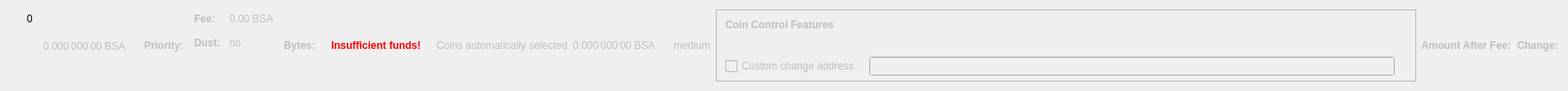
    <widget class="QWidget" name="dummyHideWidget" native="true">
     <property name="maximumSize">
      <size>
       <width>100</width>
       <height>22</height>
      </size>
     </property>
     <layout class="QHBoxLayout" name="dummyHideLayout">
      <item>
       <layout class="QFormLayout" name="formLayoutCoinControl1">
        <property name="horizontalSpacing">
         <number>10</number>
        </property>
        <property name="verticalSpacing">
         <number>14</number>
        </property>
        <property name="leftMargin">
         <number>10</number>
        </property>
        <property name="topMargin">
         <number>4</number>
        </property>
        <property name="rightMargin">
         <number>6</number>
        </property>
        <item row="0" column="1">
         <widget class="QLabel" name="labelCoinControlBytes">
          <property name="cursor">
           <cursorShape>IBeamCursor</cursorShape>
          </property>
          <property name="contextMenuPolicy">
           <enum>Qt::ActionsContextMenu</enum>
          </property>
          <property name="text">
           <string notr="true">0</string>
          </property>
          <property name="textInteractionFlags">
           <set>Qt::LinksAccessibleByMouse|Qt::TextSelectableByKeyboard|Qt::TextSelectableByMouse</set>
          </property>
         </widget>
        </item>
       </layout>
      </item>
      <item>
       <widget class="QLabel" name="labelCoinControlAfterFee">
        <property name="enabled">
         <bool>false</bool>
        </property>
        <property name="sizePolicy">
         <sizepolicy hsizetype="Fixed" vsizetype="Fixed">
          <horstretch>0</horstretch>
          <verstretch>0</verstretch>
         </sizepolicy>
        </property>
        <property name="minimumSize">
         <size>
          <width>111</width>
          <height>12</height>
         </size>
        </property>
        <property name="maximumSize">
         <size>
          <width>111</width>
          <height>12</height>
         </size>
        </property>
        <property name="cursor">
         <cursorShape>IBeamCursor</cursorShape>
        </property>
        <property name="contextMenuPolicy">
         <enum>Qt::ActionsContextMenu</enum>
        </property>
        <property name="text">
         <string notr="true">0.000 000 00 BSA</string>
        </property>
        <property name="textInteractionFlags">
         <set>Qt::LinksAccessibleByMouse|Qt::TextSelectableByKeyboard|Qt::TextSelectableByMouse</set>
        </property>
       </widget>
      </item>
      <item>
       <widget class="QLabel" name="labelCoinControlPriorityText">
        <property name="enabled">
         <bool>false</bool>
        </property>
        <property name="font">
         <font>
          <weight>75</weight>
          <bold>true</bold>
         </font>
        </property>
        <property name="text">
         <string>Priority:</string>
        </property>
       </widget>
      </item>
      <item>
       <layout class="QHBoxLayout" name="horizontalLayout"/>
      </item>
      <item>
       <layout class="QFormLayout" name="formLayoutCoinControl3">
        <property name="horizontalSpacing">
         <number>10</number>
        </property>
        <property name="verticalSpacing">
         <number>14</number>
        </property>
        <property name="leftMargin">
         <number>6</number>
        </property>
        <property name="topMargin">
         <number>4</number>
        </property>
        <property name="rightMargin">
         <number>6</number>
        </property>
        <item row="0" column="0">
         <widget class="QLabel" name="labelCoinControlFeeText">
          <property name="enabled">
           <bool>false</bool>
          </property>
          <property name="font">
           <font>
            <weight>75</weight>
            <bold>true</bold>
           </font>
          </property>
          <property name="text">
           <string>Fee:</string>
          </property>
          <property name="margin">
           <number>0</number>
          </property>
         </widget>
        </item>
        <item row="0" column="1">
         <widget class="QLabel" name="labelCoinControlFee">
          <property name="enabled">
           <bool>false</bool>
          </property>
          <property name="cursor">
           <cursorShape>IBeamCursor</cursorShape>
          </property>
          <property name="contextMenuPolicy">
           <enum>Qt::ActionsContextMenu</enum>
          </property>
          <property name="text">
           <string notr="true">0.00 BSA</string>
          </property>
          <property name="textInteractionFlags">
           <set>Qt::LinksAccessibleByMouse|Qt::TextSelectableByKeyboard|Qt::TextSelectableByMouse</set>
          </property>
         </widget>
        </item>
        <item row="1" column="0">
         <widget class="QLabel" name="labelCoinControlLowOutputText">
          <property name="enabled">
           <bool>false</bool>
          </property>
          <property name="font">
           <font>
            <weight>75</weight>
            <bold>true</bold>
           </font>
          </property>
          <property name="text">
           <string>Dust:</string>
          </property>
         </widget>
        </item>
        <item row="1" column="1">
         <widget class="QLabel" name="labelCoinControlLowOutput">
          <property name="enabled">
           <bool>false</bool>
          </property>
          <property name="cursor">
           <cursorShape>IBeamCursor</cursorShape>
          </property>
          <property name="contextMenuPolicy">
           <enum>Qt::ActionsContextMenu</enum>
          </property>
          <property name="text">
           <string>no</string>
          </property>
          <property name="textInteractionFlags">
           <set>Qt::LinksAccessibleByMouse|Qt::TextSelectableByKeyboard|Qt::TextSelectableByMouse</set>
          </property>
         </widget>
        </item>
       </layout>
      </item>
      <item>
       <widget class="QLabel" name="labelCoinControlBytesText">
        <property name="enabled">
         <bool>false</bool>
        </property>
        <property name="font">
         <font>
          <weight>75</weight>
          <bold>true</bold>
         </font>
        </property>
        <property name="text">
         <string>Bytes:</string>
        </property>
       </widget>
      </item>
      <item>
       <layout class="QFormLayout" name="formLayoutCoinControl2">
        <property name="horizontalSpacing">
         <number>10</number>
        </property>
        <property name="verticalSpacing">
         <number>14</number>
        </property>
        <property name="leftMargin">
         <number>6</number>
        </property>
        <property name="topMargin">
         <number>4</number>
        </property>
        <property name="rightMargin">
         <number>6</number>
        </property>
       </layout>
      </item>
      <item>
       <layout class="QHBoxLayout" name="horizontalLayoutCoinControl2">
        <property name="spacing">
         <number>8</number>
        </property>
        <property name="bottomMargin">
         <number>10</number>
        </property>
       </layout>
      </item>
      <item>
       <widget class="QLabel" name="labelCoinControlInsuffFunds">
        <property name="enabled">
         <bool>false</bool>
        </property>
        <property name="minimumSize">
         <size>
          <width>0</width>
          <height>0</height>
         </size>
        </property>
        <property name="font">
         <font>
          <weight>75</weight>
          <bold>true</bold>
         </font>
        </property>
        <property name="styleSheet">
         <string notr="true">color:red;font-weight:bold;</string>
        </property>
        <property name="text">
         <string>Insufficient funds!</string>
        </property>
        <property name="margin">
         <number>5</number>
        </property>
       </widget>
      </item>
      <item>
       <layout class="QFormLayout" name="formLayoutCoinControl4">
        <property name="horizontalSpacing">
         <number>10</number>
        </property>
        <property name="verticalSpacing">
         <number>14</number>
        </property>
        <property name="leftMargin">
         <number>6</number>
        </property>
        <property name="topMargin">
         <number>4</number>
        </property>
        <property name="rightMargin">
         <number>6</number>
        </property>
       </layout>
      </item>
      <item>
       <widget class="QLabel" name="labelCoinControlAutomaticallySelected">
        <property name="enabled">
         <bool>false</bool>
        </property>
        <property name="sizePolicy">
         <sizepolicy hsizetype="Fixed" vsizetype="Fixed">
          <horstretch>0</horstretch>
          <verstretch>0</verstretch>
         </sizepolicy>
        </property>
        <property name="minimumSize">
         <size>
          <width>0</width>
          <height>0</height>
         </size>
        </property>
        <property name="maximumSize">
         <size>
          <width>240</width>
          <height>16777215</height>
         </size>
        </property>
        <property name="text">
         <string>Coins automatically selected</string>
        </property>
        <property name="margin">
         <number>5</number>
        </property>
       </widget>
      </item>
      <item>
       <widget class="QLabel" name="labelCoinControlChange">
        <property name="enabled">
         <bool>false</bool>
        </property>
        <property name="sizePolicy">
         <sizepolicy hsizetype="Fixed" vsizetype="Fixed">
          <horstretch>0</horstretch>
          <verstretch>0</verstretch>
         </sizepolicy>
        </property>
        <property name="minimumSize">
         <size>
          <width>111</width>
          <height>0</height>
         </size>
        </property>
        <property name="maximumSize">
         <size>
          <width>111</width>
          <height>16777215</height>
         </size>
        </property>
        <property name="cursor">
         <cursorShape>IBeamCursor</cursorShape>
        </property>
        <property name="contextMenuPolicy">
         <enum>Qt::ActionsContextMenu</enum>
        </property>
        <property name="text">
         <string notr="true">0.000 000 00 BSA</string>
        </property>
        <property name="textInteractionFlags">
         <set>Qt::LinksAccessibleByMouse|Qt::TextSelectableByKeyboard|Qt::TextSelectableByMouse</set>
        </property>
       </widget>
      </item>
      <item>
       <widget class="QLabel" name="labelCoinControlPriority">
        <property name="enabled">
         <bool>false</bool>
        </property>
        <property name="cursor">
         <cursorShape>IBeamCursor</cursorShape>
        </property>
        <property name="contextMenuPolicy">
         <enum>Qt::ActionsContextMenu</enum>
        </property>
        <property name="text">
         <string>medium</string>
        </property>
        <property name="textInteractionFlags">
         <set>Qt::LinksAccessibleByMouse|Qt::TextSelectableByKeyboard|Qt::TextSelectableByMouse</set>
        </property>
       </widget>
      </item>
      <item>
       <widget class="QFrame" name="frameCoinControl">
        <property name="sizePolicy">
         <sizepolicy hsizetype="Expanding" vsizetype="Expanding">
          <horstretch>0</horstretch>
          <verstretch>0</verstretch>
         </sizepolicy>
        </property>
        <property name="maximumSize">
         <size>
          <width>16777215</width>
          <height>16777215</height>
         </size>
        </property>
        <property name="frameShape">
         <enum>QFrame::StyledPanel</enum>
        </property>
        <property name="frameShadow">
         <enum>QFrame::Sunken</enum>
        </property>
        <layout class="QVBoxLayout" name="verticalLayoutCoinControl2_2">
         <property name="spacing">
          <number>0</number>
         </property>
         <property name="leftMargin">
          <number>0</number>
         </property>
         <property name="topMargin">
          <number>0</number>
         </property>
         <property name="rightMargin">
          <number>0</number>
         </property>
         <property name="bottomMargin">
          <number>6</number>
         </property>
         <item>
          <layout class="QVBoxLayout" name="verticalLayoutCoinControl" stretch="0,0,0,1">
           <property name="spacing">
            <number>0</number>
           </property>
           <property name="leftMargin">
            <number>10</number>
           </property>
           <property name="topMargin">
            <number>10</number>
           </property>
           <item>
            <layout class="QHBoxLayout" name="horizontalLayoutCoinControl1">
             <property name="bottomMargin">
              <number>15</number>
             </property>
             <item>
              <widget class="QLabel" name="labelCoinControlFeatures">
               <property name="enabled">
                <bool>false</bool>
               </property>
               <property name="sizePolicy">
                <sizepolicy hsizetype="Preferred" vsizetype="Maximum">
                 <horstretch>0</horstretch>
                 <verstretch>0</verstretch>
                </sizepolicy>
               </property>
               <property name="font">
                <font>
                 <weight>75</weight>
                 <bold>true</bold>
                </font>
               </property>
               <property name="styleSheet">
                <string notr="true">font-weight:bold;</string>
               </property>
               <property name="text">
                <string>Coin Control Features</string>
               </property>
              </widget>
             </item>
            </layout>
           </item>
           <item>
            <widget class="QWidget" name="widgetCoinControl" native="true">
             <property name="sizePolicy">
              <sizepolicy hsizetype="Preferred" vsizetype="Preferred">
               <horstretch>0</horstretch>
               <verstretch>0</verstretch>
              </sizepolicy>
             </property>
             <property name="minimumSize">
              <size>
               <width>0</width>
               <height>0</height>
              </size>
             </property>
             <property name="styleSheet">
              <string notr="true"/>
             </property>
             <layout class="QHBoxLayout" name="horizontalLayoutCoinControl5_2">
              <property name="leftMargin">
               <number>0</number>
              </property>
              <property name="topMargin">
               <number>0</number>
              </property>
              <property name="rightMargin">
               <number>0</number>
              </property>
              <property name="bottomMargin">
               <number>0</number>
              </property>
              <item>
               <layout class="QHBoxLayout" name="horizontalLayoutCoinControl3">
                <property name="spacing">
                 <number>20</number>
                </property>
                <property name="topMargin">
                 <number>0</number>
                </property>
                <property name="bottomMargin">
                 <number>10</number>
                </property>
               </layout>
              </item>
             </layout>
            </widget>
           </item>
           <item>
            <layout class="QHBoxLayout" name="horizontalLayoutCoinControl4" stretch="0,0,0">
             <property name="spacing">
              <number>12</number>
             </property>
             <property name="sizeConstraint">
              <enum>QLayout::SetDefaultConstraint</enum>
             </property>
             <property name="topMargin">
              <number>5</number>
             </property>
             <property name="rightMargin">
              <number>5</number>
             </property>
             <item>
              <widget class="QCheckBox" name="checkBoxCoinControlChange">
               <property name="enabled">
                <bool>false</bool>
               </property>
               <property name="toolTip">
                <string>If this is activated, but the change address is empty or invalid, change will be sent to a newly generated address.</string>
               </property>
               <property name="text">
                <string>Custom change address</string>
               </property>
              </widget>
             </item>
             <item>
              <widget class="QValidatedLineEdit" name="lineEditCoinControlChange">
               <property name="enabled">
                <bool>false</bool>
               </property>
               <property name="sizePolicy">
                <sizepolicy hsizetype="Expanding" vsizetype="Fixed">
                 <horstretch>0</horstretch>
                 <verstretch>0</verstretch>
                </sizepolicy>
               </property>
              </widget>
             </item>
             <item>
              <widget class="QLabel" name="labelCoinControlChangeLabel_2">
               <property name="sizePolicy">
                <sizepolicy hsizetype="Preferred" vsizetype="Expanding">
                 <horstretch>0</horstretch>
                 <verstretch>0</verstretch>
                </sizepolicy>
               </property>
               <property name="minimumSize">
                <size>
                 <width>0</width>
                 <height>0</height>
                </size>
               </property>
               <property name="text">
                <string/>
               </property>
               <property name="margin">
                <number>3</number>
               </property>
              </widget>
             </item>
            </layout>
           </item>
           <item>
            <spacer name="verticalSpacerCoinControl">
             <property name="orientation">
              <enum>Qt::Vertical</enum>
             </property>
             <property name="sizeHint" stdset="0">
              <size>
               <width>800</width>
               <height>1</height>
              </size>
             </property>
            </spacer>
           </item>
          </layout>
         </item>
        </layout>
       </widget>
      </item>
      <item>
       <widget class="QLabel" name="labelCoinControlAfterFeeText">
        <property name="enabled">
         <bool>false</bool>
        </property>
        <property name="minimumSize">
         <size>
          <width>0</width>
          <height>0</height>
         </size>
        </property>
        <property name="maximumSize">
         <size>
          <width>16777215</width>
          <height>16777215</height>
         </size>
        </property>
        <property name="font">
         <font>
          <weight>75</weight>
          <bold>true</bold>
         </font>
        </property>
        <property name="text">
         <string>Amount After Fee:</string>
        </property>
        <property name="alignment">
         <set>Qt::AlignLeading|Qt::AlignLeft|Qt::AlignVCenter</set>
        </property>
        <property name="margin">
         <number>0</number>
        </property>
       </widget>
      </item>
      <item>
       <widget class="QLabel" name="labelCoinControlChangeText">
        <property name="enabled">
         <bool>false</bool>
        </property>
        <property name="sizePolicy">
         <sizepolicy hsizetype="Preferred" vsizetype="Preferred">
          <horstretch>0</horstretch>
          <verstretch>0</verstretch>
         </sizepolicy>
        </property>
        <property name="minimumSize">
         <size>
          <width>0</width>
          <height>0</height>
         </size>
        </property>
        <property name="maximumSize">
         <size>
          <width>16777215</width>
          <height>16777215</height>
         </size>
        </property>
        <property name="font">
         <font>
          <weight>75</weight>
          <bold>true</bold>
         </font>
        </property>
        <property name="text">
         <string>Change:</string>
        </property>
        <property name="alignment">
         <set>Qt::AlignLeading|Qt::AlignLeft|Qt::AlignVCenter</set>
        </property>
       </widget>
      </item>
     </layout>
    </widget>
